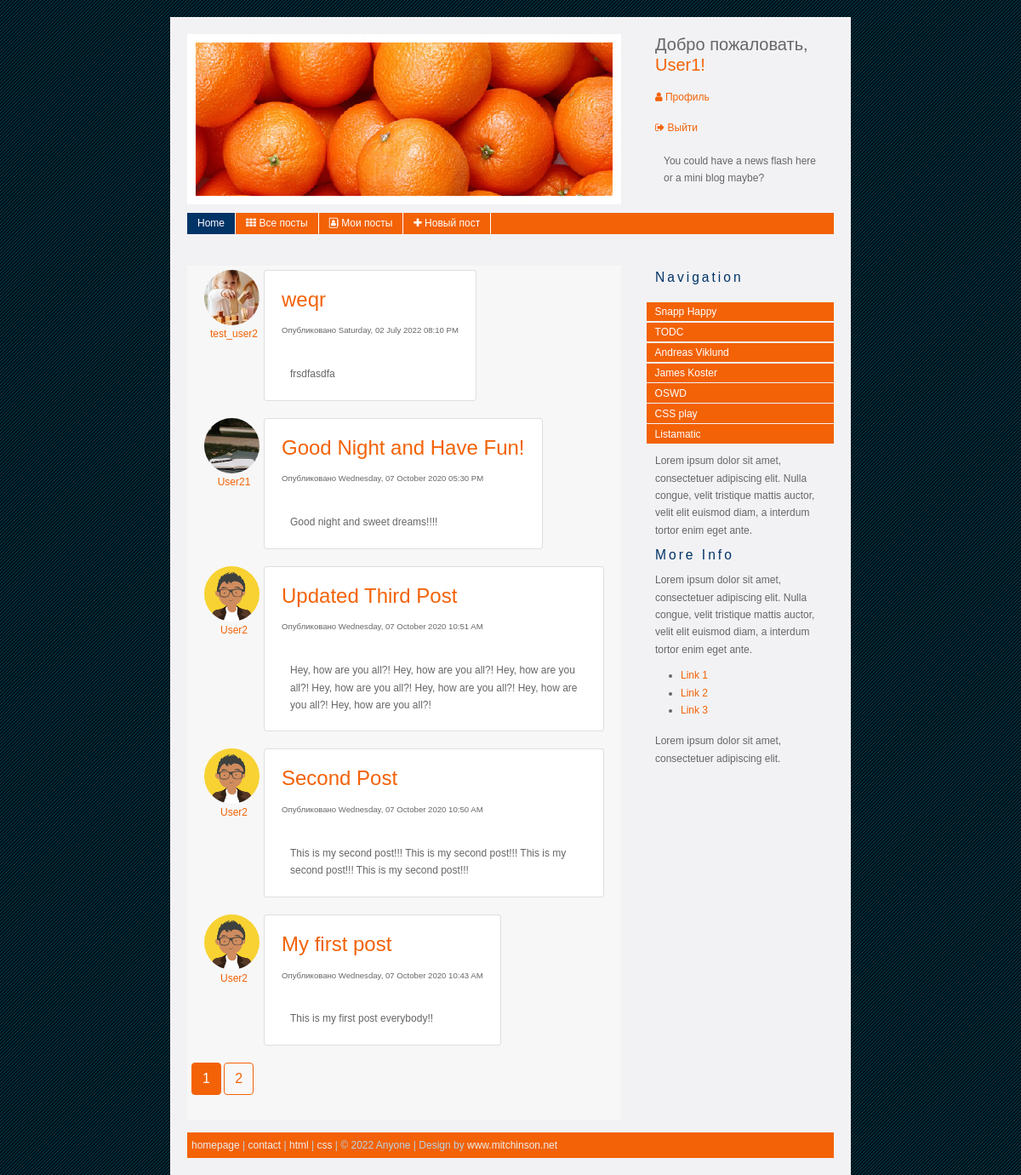
The page /allpost (signed in) on the database its author committed.
### flask_project/models.py (models this page shows, shortened)
class User(db.Model, UserMixin):
    id = db.Column(db.Integer, primary_key=True)
    username = db.Column(db.String(20), unique=True, nullable=False)
    email = db.Column(db.String(120), unique=True, nullable=False)
    image_file = db.Column(db.String(20), nullable=False, default='default.png')
    password = db.Column(db.String(60), nullable=False)
    posts = db.relationship('Post', backref='author', lazy=True)

class Post(db.Model):
    id = db.Column(db.Integer, primary_key=True)
    title = db.Column(db.String(100), nullable=False)
    date_posted = db.Column(db.DateTime, nullable=False, default=datetime.utcnow)
    content = db.Column(db.Text, nullable=False)
    user_id = db.Column(db.Integer, db.ForeignKey('user.id'), nullable=False)
    comments = db.relationship('Comment', backref='title', lazy='dynamic')

### flask_project/posts/routes.py (the view)
@posts.route("/allpost")
@login_required
def allpost():
    page = request.args.get('page', 1, type=int)
    posts = Post.query.order_by(Post.date_posted.desc()). \
        paginate(page=page, per_page=5)
    return render_template('allpost.html', posts=posts)

### flask_project/models.py (called while the page is built)
@login_manager.user_loader
def load_user(user_id):
    return User.query.get(int(user_id))

### flask_project/templates/allpost.html
{% extends "layout.html" %}
{% block content %}
  {% for post in posts.items %}
  <div class="container" style="display: flex;">
    <article class="media" style="display: flex; flex-direction: column;">
      <img class="rounded-circle article-img" style="margin-right: 5px;" src="{{ url_for('static', filename='profile_pics/' + post.author.image_file) }}">
      <a href="{{ url_for('users.user_posts', username=post.author.username) }}" id="author" style="margin: 0 auto;">{{ post.author.username }}</a>
    </article>
    <div class="card" style="margin-bottom: 20px;">
      <div class="card-body">
        <h4 class="card-title"><a class="title" href="{{ url_for('posts.post', post_id=post.id) }}">{{ post.title }}</a></h4>
        <small>Опубликовано {{ post.date_posted.strftime('%A, %d %B %Y %I:%M %p') }}</small>
        <br>
        <br>
        <p class="card-text">{{ post.content }}</p>
      </div>
    </div>
  </div>
  {% endfor %}
  {% for page_num in posts.iter_pages(left_edge=1, right_edge=1, left_current=1, right_current=2) %}
    {% if page_num %}
      {% if posts.page == page_num %}
        <a class="btn btn-success mb-4" href="{{ url_for('posts.allpost', page=page_num) }}">{{ page_num }}</a>
      {% else %}
        <a class="btn btn-outline-success mb-4" href="{{ url_for('posts.allpost', page=page_num) }}">{{ page_num }}</a>
      {% endif %}
    {% else %}
      ...
    {% endif %}
  {% endfor %}
{% endblock content %}

### flask_project/templates/layout.html (shortened to what this page needs)
<!DOCTYPE html PUBLIC "-//W3C//DTD XHTML 1.0 Transitional//EN"
        "http://www.w3.org/TR/xhtml1/DTD/xhtml1-transitional.dtd">
<html xmlns="http://www.w3.org/1999/xhtml">
<head>
    <link rel="stylesheet" href="https://maxcdn.bootstrapcdn.com/bootstrap/4.0.0/css/bootstrap.min.css"
>
    <link rel="stylesheet" href="https://cdnjs.cloudflare.com/ajax/libs/font-awesome/4.7.0/css/font-awesome.min.css">
    <link rel="stylesheet" type="text/css" href="{{ url_for('static', filename='main.css') }}">
</head>
<body>
<div id="container">
    <div id="banner"><img src="{{ url_for('static', filename='img/banner.jpg') }}" alt="banner" title="banner"/></div>
    <div id="bannerb">
        {% if current_user.is_authenticated %}
            <h5>Добро пожаловать,<span class="orange"> {{ current_user.username }}!</span></h5>
        {% else %}
            <h1>Company<span class="orange"> Name</span></h1>
        {% endif %}
        <div class="navbar-nav">
            {% if current_user.is_authenticated %}
                <a class="nav-item nav-link navigation-links" href="{{ url_for('users.account') }}"><i
                        class="fa fa-user"></i> Профиль</a>
                <a class="nav-item nav-link navigation-links" href="{{ url_for('users.logout') }}"><i
                        class="fa fa-sign-out"></i> Выйти</a>
            {% else %}
                <a class="nav-link nav-item navigation-links" href="{{ url_for('users.login') }}">Войти</a>
                <a class="nav-link nav-item navigation-links"
                   href="{{ url_for('users.register') }}">Зарегистрироваться</a>
            {% endif %}
        </div>
        <p>You could have a news flash here or a mini blog maybe?</p>
    </div>
    <div class="topnav">
        <div id="navcontainer">
            <ul id="navlist">
                <li id="active"><a href="{{ url_for("main.home") }}">Home</a></li>
                {% if current_user.is_authenticated %}
                    <li><a href="{{ url_for('posts.allpost') }}"><i class="fa fa-th"></i> Все посты</a></li>
                    <li><a href="{{ url_for('users.user_posts', username=current_user.username) }}"><i
                            class="fa fa-address-book-o"></i> Мои посты</a></li>
                    <li><a href="{{ url_for('posts.new_post') }}"><i class="fa fa-plus"></i> Новый пост</a></li>
                {% endif %}
            </ul>
        </div>
        <div class="clear">&nbsp;</div>
    </div>
    <div id="sidebar">
        <h1>Navigation</h1>
        <div id="menu">
            <ul>
                <li><a href="http://web-mastery.info/">Snapp Happy</a></li>
                <li><a href="http://web-mastery.info/">TODC</a></li>
                <li><a href="http://web-mastery.info/">Andreas Viklund</a></li>
                <li><a href="http://web-mastery.info/">James Koster</a></li>
                <li><a href="http://web-mastery.info/">OSWD</a></li>
                <li><a href="http://web-mastery.info/">CSS play</a></li>
                <li><a href="http://web-mastery.info/">Listamatic </a></li>
            </ul>
        </div>
        <p> Lorem ipsum dolor sit amet, consectetuer adipiscing elit. Nulla congue, velit tristique mattis auctor, velit
            elit euismod diam, a interdum tortor enim eget ante. </p>
        <h1>More Info</h1>
        <p> Lorem ipsum dolor sit amet, consectetuer adipiscing elit. Nulla congue, velit tristique mattis auctor, velit
            elit euismod diam, a interdum tortor enim eget ante. </p>
        <ul>
            <li><a href="http://web-mastery.info/">Link 1</a></li>
            <li><a href="http://web-mastery.info/">Link 2</a></li>
            <li><a href="http://web-mastery.info/">Link 3</a></li>
        </ul>
        <p>Lorem ipsum dolor sit amet, consectetuer adipiscing elit.</p>
    </div>
    <div id="content">
        {% block content %}{% endblock %}
    </div>
    <div id="footer"><a href="http://web-mastery.info/">homepage</a> | <a
            href="mailto:denise@mitchinson.net">contact</a> | <a
            href="http://validator.w3.org/check?uri=referer">html</a> | <a
            href="http://jigsaw.w3.org/css-validator">css</a> | &copy; 2022 Anyone | Design by <a
            href="http://www.mitchinson.net"> www.mitchinson.net</a><br/>
    </div>
</div>
</body>
</html>

### flask_project/static/main.css (style rules this page uses)
body { margin : 0; padding : 0; font : 75% "Trebuchet MS", verdana, arial, sans-serif; color : #666; background : #003250 url(img/bgd.png) center repeat; }
#container { width : 800px; margin-left : auto; margin-right : auto; margin-top : 20px; padding : 20px; line-height: 1.7em; color : #666; background : #f2f2f5; }
#banner { float : left; width : 510px; height : 200px; padding : 0; margin : 0 0 10px 0; }
#bannerb { float : right; width : 210px; margin : 0 0 10px 0; padding : 0; }
#navcontainer { clear:both; width : 100%; }
#navcontainer ul { padding-left: 0; margin-left: 0; background: #F36207; color: #fff; float: left; width: 100%; }
#navcontainer ul li { display: inline; }
#navcontainer ul li a { padding: 0.2em 1em; background: #F36207; color: #fff; text-decoration: none; float: left; border-right: 1px solid #fff; }
#active a:link, #active a:visited, #active a:hover { background: #036; color: #fff; }
.btn-success, .btn-success:hover { color: #fff; background-color: #F36207; border-color: #F36207; }
.btn-outline-success, .btn-outline-success:hover { color: #F36207; background-color: transparent; background-image: none; border-color: #F36207; }
.article-img { height: 65px; width: 65px; margin-right: 16px; }
#content { padding : 5px; margin-right : 250px; background : #f7f7f7; color : #666; }
#sidebar { float : right; width : 220px; margin : 0 5px 0 0; padding : 5px; color : #666; background : #f2f2f5; }
#menu { width : 220px; padding : 10px 0 0 0; }
#menu ul { margin : 0; padding : 0; list-style-type : none; }
#menu li { margin : 0 0 0.1em 0; }
#menu a { width : 220px; padding : 0.1em 0.8em; text-decoration : none; display : block; color : #fff; background : #f36207; }
#footer { clear : both; padding : 5px; margin-top : 15px; color : #bbd2e0; background : #f36207; }
#footer a:link, #footer a:visited { background : inherit; color : #eee; text-decoration : none; }
p { margin : 10px; }
h1 { margin : 0 0 10px 10px; font : normal 1.3em verdana, arial, tahoma, sans-serif; letter-spacing: 3px; color : #036; background : inherit; }
a { text-decoration : none; color : #f36207; background : inherit; }
.orange { background : inherit; color : #f36207; }
.clear { clear : both; }

### rows shown on the page
User: username "User1"
Post: image_file (picture), author.username "test_user2", title "weqr", date_posted "Saturday, 02 July 2022 08:10 PM", content "frsdfasdfa"
Post: image_file (picture), author.username "User21", title "Good Night and Have Fun!", date_posted "Wednesday, 07 October 2020 05:30 PM", content "Good night and sweet dreams!!!!"
Post: image_file (placeholder picture), author.username "User2", title "Updated Third Post", date_posted "Wednesday, 07 October 2020 10:51 AM", content "Hey, how are you all?! Hey, how are you all?! Hey, how are you all?! Hey, how are you all?! Hey, how are you all?! Hey, how are you all?! Hey, how are you all?!"
Post: image_file (placeholder picture), author.username "User2", title "Second Post", date_posted "Wednesday, 07 October 2020 10:50 AM", content "This is my second post!!! This is my second post!!! This is my second post!!! This is my second post!!!"
Post: image_file (placeholder picture), author.username "User2", title "My first post", date_posted "Wednesday, 07 October 2020 10:43 AM", content "This is my first post everybody!!"

### other values the page prints
{{ page_num }} "1"
{{ page_num }} "2"
